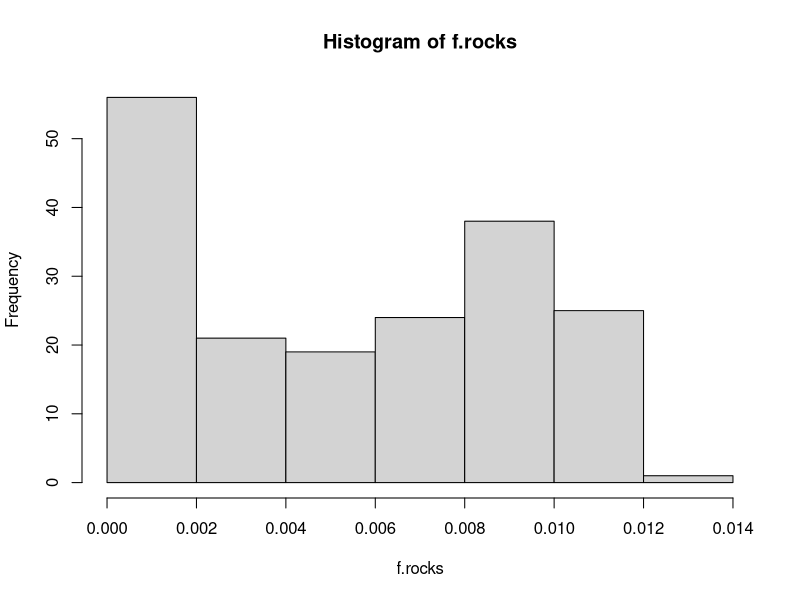
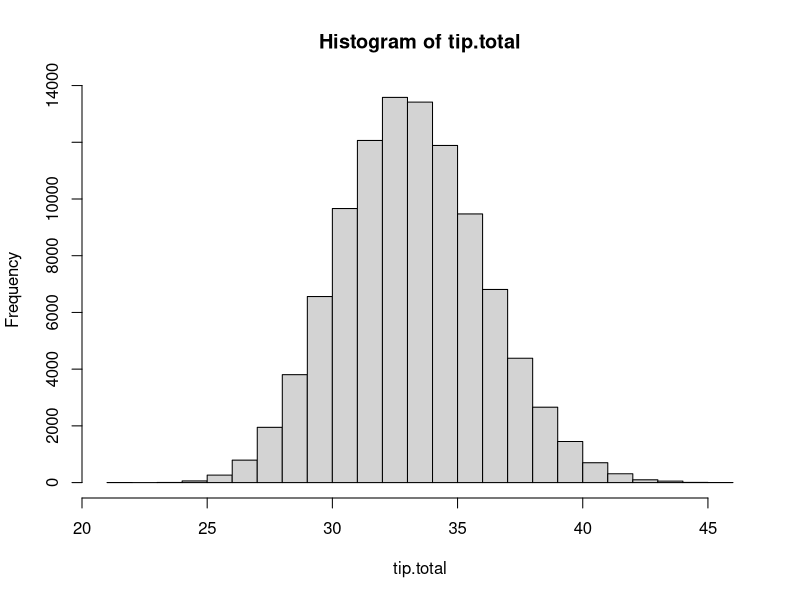

Reproduce these figures in R, in order.
## ---- chunk 1
#Leave this as-is.
knitr::opts_chunk$set(echo = TRUE,collapse=TRUE)
if( as.numeric( paste( unlist( strsplit( paste(R.Version()$major,R.Version()$minor,sep="."),split="\\.") ),collapse="") ) < 442 ) { 
  stop("You must have R version 4.4.2 or later to knit this document")}
RNGversion("4.4.2")
## ---- chunk 2
x <- 1:10
x
## ---- chunk 3
counter=0
ntrials= 10
for (i in 1:ntrials){
  
  CALL<-sample(c(1,0), size =2500, replace=TRUE, prob= c(.004, (1-.004)) )
  if (sum(CALL) >= 14){ counter =1 +counter}  
}
counter
#probability of at least 14 calls when ntrials = 10
print(counter/ntrials)

counter=0
ntrials= 50000
for (i in 1:ntrials){
  
  CALL<-sample(c(1,0), size =2500, replace=TRUE, prob= c(.004, (1-.004)) )
  if (sum(CALL) >= 14){ counter =1 +counter}  
}
counter

#probability of at least 14 calls with ntrials= 50,000
print(counter/ntrials)
## ---- chunk 4
n18<-sum(sample(c(1,0), size= 100, replace=TRUE, prob= c(.148, (1-.148))))
print(n18)
## ---- chunk 5
n26<-sum(sample(c(1,0), size= 100, replace=TRUE, prob= c(.148, (1-.148))))
print(n26)

n35<-sum(sample(c(1,0), size= 100, replace=TRUE, prob= c(.148, (1-.148))))
print(n35)

n46<-sum(sample(c(1,0), size= 100, replace=TRUE, prob= c(.148, (1-.148))))
print(n46)

n61<-sum(sample(c(1,0), size= 100, replace=TRUE, prob= c(.148, (1-.148))))
print(n61)
## ---- chunk 6
redeemed<-c(n18,n26,n35,n46,n61)
print(redeemed)
biggestdifference<- (max(redeemed)-min(redeemed))
print(biggestdifference)
## ---- chunk 7
ntrials<-10
simulateddifferences<-c()
for (i in 1:ntrials){
  n18<-sum(sample(c(1,0), size= 100, replace=TRUE, prob= c(.148, (1-.148))))
  n26<-sum(sample(c(1,0), size= 100, replace=TRUE, prob= c(.148, (1-.148))))
  n35<-sum(sample(c(1,0), size= 100, replace=TRUE, prob= c(.148, (1-.148))))
  n46<-sum(sample(c(1,0), size= 100, replace=TRUE, prob= c(.148, (1-.148))))
  n61<-sum(sample(c(1,0), size= 100, replace=TRUE, prob= c(.148, (1-.148))))
  redeemed<-c(n18,n26,n35,n46,n61)
  simulateddifferences[i]<-max(redeemed)-min(redeemed)
}
length(simulateddifferences)

ntrials<-10000
simulateddifferences<-c()
for (i in 1:ntrials){
  n18<-sum(sample(c(1,0), size= 100, replace=TRUE, prob= c(.148, (1-.148))))
  n26<-sum(sample(c(1,0), size= 100, replace=TRUE, prob= c(.148, (1-.148))))
  n35<-sum(sample(c(1,0), size= 100, replace=TRUE, prob= c(.148, (1-.148))))
  n46<-sum(sample(c(1,0), size= 100, replace=TRUE, prob= c(.148, (1-.148))))
  n61<-sum(sample(c(1,0), size= 100, replace=TRUE, prob= c(.148, (1-.148))))
  redeemed<-c(n18,n26,n35,n46,n61)
  simulateddifferences[i]<-max(redeemed)-min(redeemed)
}
length(simulateddifferences)
## ---- chunk 8
table(simulateddifferences)
#table(simulateddifferences)/10000
print(max(table(simulateddifferences)/10000))


## ---- chunk 9
mean(simulateddifferences>=13)

ME<-2*sqrt((0.0925*(1-0.0925))/10000)
CI<-c(0.0925-ME,0.0925+ME)
CI


## ---- chunk 10
set.seed(123)  # For reproducibility

ntrials <- 10000  # Number of simulations
simulated_differences <- numeric(ntrials)  # Preallocate vector

for (i in 1:ntrials) {
  # Simulate the number of redemptions for each age group (assuming 14.8% redemption probability)
  n18 <- sum(sample(c(1, 0), size = 100, replace = TRUE, prob = c(0.148, 1 - 0.148)))
  n26 <- sum(sample(c(1, 0), size = 100, replace = TRUE, prob = c(0.148, 1 - 0.148)))
  n35 <- sum(sample(c(1, 0), size = 100, replace = TRUE, prob = c(0.148, 1 - 0.148)))
  n46 <- sum(sample(c(1, 0), size = 100, replace = TRUE, prob = c(0.148, 1 - 0.148)))
  n61 <- sum(sample(c(1, 0), size = 100, replace = TRUE, prob = c(0.148, 1 - 0.148)))

  # Compute the difference between max and min redemptions
  redeemed <- c(n18, n26, n35, n46, n61)
  simulated_differences[i] <- max(redeemed) - min(redeemed)
}

# Estimate the probability of observing a difference of at least 13


probability <- mean(simulated_differences >= 13)
print(probability)

ME<-2*sqrt((probability*(1-probability))/10000)
CI<-c(probability-ME,probability+ME)
CI


## ---- chunk 11
# Set the seed for reproducibility
set.seed(123)

# Parameters
n_simulations <- 10000  # Number of simulations
n_households <- 100     # Number of households per demographic
p_redeem <- 0.148       # Probability of redeeming a coupon

# Initialize a vector to store the differences
differences <- numeric(n_simulations)

# Monte Carlo simulation
for (i in 1:n_simulations) {
  # Simulate the number of redemptions for each demographic
  redemptions_18_25 <- rbinom(1, n_households, p_redeem)
  redemptions_26_34 <- rbinom(1, n_households, p_redeem)
  redemptions_35_45 <- rbinom(1, n_households, p_redeem)
  redemptions_46_60 <- rbinom(1, n_households, p_redeem)
  redemptions_61_plus <- rbinom(1, n_households, p_redeem)
  
  # Find the maximum and minimum number of redemptions
  max_redemptions <- max(redemptions_18_25, redemptions_26_34, redemptions_35_45, redemptions_46_60, redemptions_61_plus)
  min_redemptions <- min(redemptions_18_25, redemptions_26_34, redemptions_35_45, redemptions_46_60, redemptions_61_plus)
  
  # Calculate the difference
  differences[i] <- max_redemptions - min_redemptions
}

# Calculate the probability that the difference is at least 13
prob_diff_at_least_13 <- mean(differences >= 13)

# Print the result
prob_diff_at_least_13


ME<-2*sqrt((prob_diff_at_least_13*(1-prob_diff_at_least_13))/10000)
CI<-c(prob_diff_at_least_13-ME,prob_diff_at_least_13+ME)
CI
## ---- chunk 12

ntrials<- 75000
change<-c(-3,-2,-1,0,1,2,3)
pdiddy<-c(.03,.07,.2,.45,.15,.06,.04)
counter<-0

for( i in 1:ntrials){
  cache<- 30
 for (l in 1:249){
  delta <-sample(change, size=1, replace = TRUE, prob = pdiddy)
  delta+cache->cache
  if (cache <= 0){break}
 }
if(cache<=0){counter<- counter+1}
  
}

counter/ntrials

## ---- chunk 13
pieces<-c(1,2,3,4,5)
brainhurt<-c(.15,.2,.3,.3,.05)
counter<-0
ntrials<-10000
n.rocks<-c()
for (i in 1:ntrials){
  rocks<-1
  strike1<-sum(sample(pieces, size=rocks, replace = TRUE, prob = brainhurt))
  rocks<-strike1
  strike2<-sum(sample(pieces, size=rocks, replace = TRUE, prob = brainhurt))
  rocks<-strike2
  strike3<-sum(sample(pieces, size = rocks, replace=TRUE, prob=brainhurt))
  rocks<-strike3
  strike4<-sum(sample(pieces, size = rocks, replace =TRUE, prob = brainhurt))
  rocks<-strike4
  n.rocks[i]<-rocks
  if (rocks>= 125 & rocks<= 150){ counter<- counter+1}
  
}

counter/ntrials

f.rocks<-c(table(n.rocks)/10000)

hist(f.rocks)

#can't figure out the histogram...


## ---- chunk 14
tip_pct<-c(15:30)
set.seed(471); sample(tip_pct, size=1, replace = TRUE)


## ---- chunk 15

tip_pct<-c(15:30)
first8<-c()
set.seed(471);sample(tip_pct, size=8, replace=TRUE, prob = seq(1, 3, length.out = length(tip_pct)))->first8

print(first8)







## ---- chunk 16
tip.probability= c(seq(1, 3, length.out = sum(tip_pct<=22)), seq(3, 2, length.out = sum(tip_pct>22)))



length(tip.probability)



first10<-c()
set.seed(471);sample(tip_pct, size=10, replace=TRUE, prob = tip.probability)->first10
print(first10)



## ---- chunk 17
ride<-sample(c(1:10), size=1)

set.seed(471); sample(c(2,3,5), size=12, replace = TRUE, prob = c(.25,.6,.15))->tip12


print(tip12)



## ---- chunk 18

tip_pct<-c(15:30)
tip.probability= c(seq(1, 3, length.out = length(which(tip_pct<=22))), seq(3, 2, length.out = length(which(tip_pct>22))))
#the tip probability here is likely what is throwing off the code. I can not get it to work as intended, my bad g.

ntrials=14
tip=c()
fare=c()
set.seed(471);for (i in 1:ntrials){
  fare[i]<-sample(c(6:19), size=1)
  if (fare[i]<=10){ sample(c(2,3,5), size=1, replace = TRUE, prob = c(.25,.6,.15))->tip[i]}
if (fare[i]> 10){ ((sample(tip_pct, size=1, replace=TRUE, prob = tip.probability)/100)*fare[i])->tip[i]}
}

data.frame(fare,tip)





#Sanity check (some rows of the expected result for some macs)
#   fares tips
#1      6 3.00
#2      7 3.00
#3      8 2.00
#4      9 2.00
#5     10 3.00
#6     11 2.20
#7     12 2.16
#...
#12    17 4.08
#13    18 3.42
#14    19 3.42

#Sanity check (some rows of the expected result for Windows or other Macs)
#fares tips
#1      6 3.00
#2      7 3.00
#3      8 2.00
#4      9 2.00
#5     10 3.00
#6     11 2.86
#7     12 2.04
#...
#12    17 3.91
#13    18 3.96
#14    19 4.18
## ---- chunk 19
#the tip probability here is likely what is throwing off the code. I can not get it to work as intended, my bad g.



tip_pct<-c(15:30)
tip.probability= c(seq(1, 3, length.out = length(which(tip_pct<=22))), seq(3, 2, length.out = length(which(tip_pct>22))))

ntrials=100000
tip.total<-c()
tip.run<-c()


#set.seed(471);


for (i in 1:ntrials){
    tip=c()
    fare=c() 
    for(j in 1:10){
      fare[j]<-sample(c(6:19), size=1)
      if (fare[j]<=10){ sample(c(2,3,5), size=1, replace = TRUE, prob = c(.25,.6,.15))->tip[j]} else{ ((sample(tip_pct, size=1, replace=TRUE, prob = tip.probability)/100)*fare[j])->tip[j]}
      
    }
    sum(tip)->tip.total[i]
    
  
}


mean(tip.total)
#data.frame(fare,tip)





#The distribution of total amount in tips using hist (the peak should be near 33 or so)

hist(tip.total)

#The probability that the total amount in tips is exactly 32 (sanity check:  very close to 0)

mean(tip.total==32)

#The probability that the total amount in tips is an integer 1-100 (sanity check:  about 1% or so)

int<-c(1:100)
length(int)
mean(tip.total == int)

#The probability that the total amount in tips is at least 35 (sanity check:  around 26-28% or so)

mean(tip.total>=35)



#The probability that the total amount in tips is less than 30 (sanity check:  around 14-16% or so)

mean(tip.total<30)

##The probability that the total amount in tips is somewhere between 32.1 and 38.3 (inclusive) (sanity check:  around 57%  or so)

mean(tip.total>= 32.1 & 38.3>=tip.total)

## ---- chunk 20

#ntrials=500


#dist<-seq(.5,15,by=.1)
#prob.dist<-seq(3,1,length.out=length(dist))
#total.trips<-c()

#counter_limit<-0
#counter_trips<-0

#for(j in 1:ntrials) {



#total.miles<-c()  
#for (j in 1:121){

#miles<-sample(dist, size = 1, replace = TRUE,prob = prob.dist )
#total.miles[i]<-miles
#if (sum(total.miles) >= 60){ counter_limit<-counter_limit+1}

#}
#length(total.miles)->total.trips[j]
#}
#mean(total.trips)




## ---- chunk 21


#Provide a histogram (the peak is a little over 30)

#Provide a summary of tip.totals

#Estimated probability that the tip amount is less than 25 (around 6-8% or so)

## ---- chunk 22

## ---- chunk 23

## ---- chunk 24
